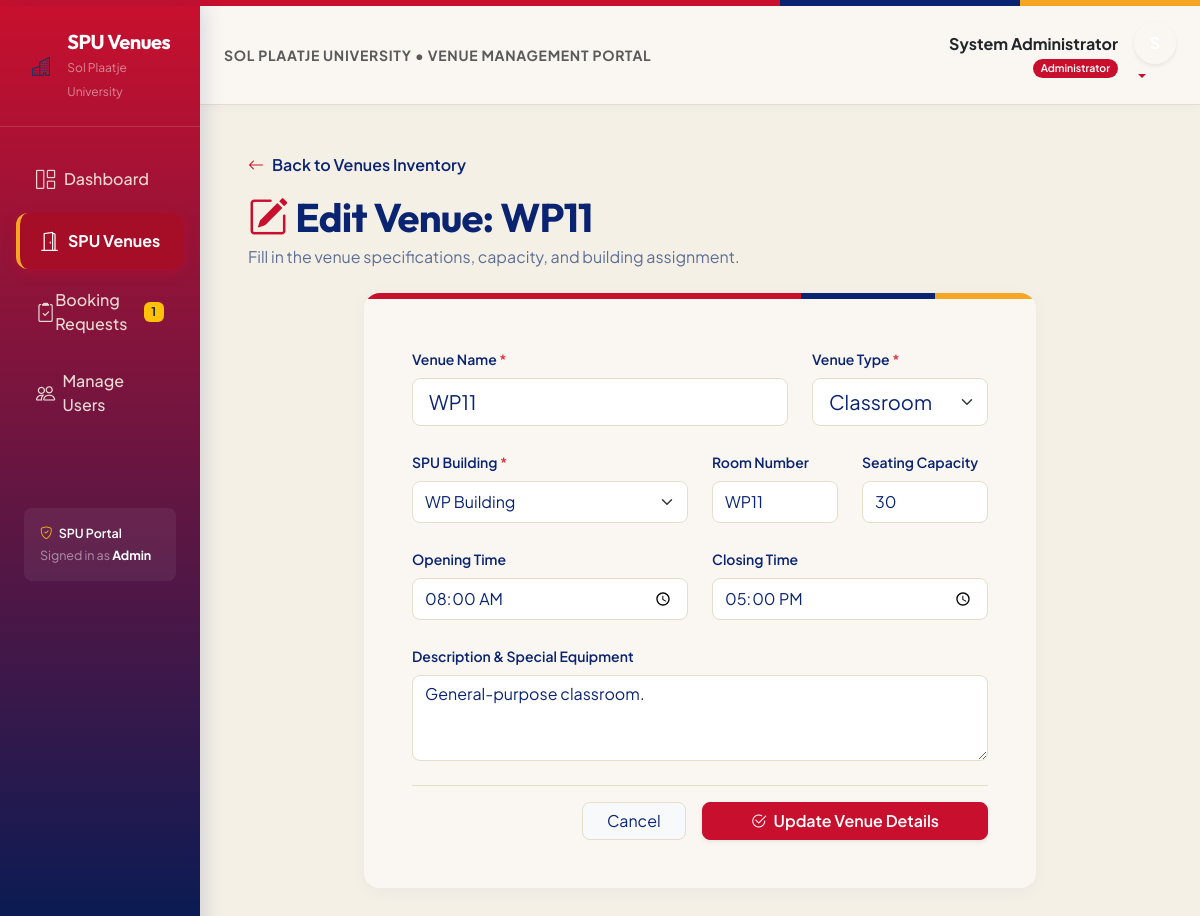
The page /dashboard/resources/4/edit/ (signed in) on the database its author committed.
### users/models.py (models this page shows, shortened)
class User(AbstractBaseUser, PermissionsMixin):
    ROLE_CHOICES = (
        ('admin', 'Admin'),
        ('lecturer', 'Lecturer'),
        ('student_leader', 'Student Leader'),
    )
    LEADERSHIP_ROLE_CHOICES = (
        ('peer_mentor', 'Peer Mentor'),
        ('tutor', 'Tutor'),
        ('house_committee', 'House Committee'),
        ('sub_warden', 'Sub Warden'),
        ('wellness_warrior', 'Wellness Warrior'),
        ('society_leader', 'Society Leader'),
        ('src', 'SRC Representative'),
    )
    full_name = models.CharField(max_length=100)
    student_number = models.CharField(max_length=30, unique=True, null=True, blank=True)
    email = models.EmailField(unique=True, max_length=255)
    phone_number = models.CharField(max_length=30, blank=True)
    role = models.CharField(max_length=20, choices=ROLE_CHOICES, default='student_leader')
    leadership_role = models.CharField(max_length=30, choices=LEADERSHIP_ROLE_CHOICES, blank=True)
    reset_token = models.CharField(max_length=100, blank=True, null=True)
    created_at = models.DateTimeField(default=timezone.now)
    is_active = models.BooleanField(default=True)
    is_staff = models.BooleanField(default=False)
    objects = UserManager()
    USERNAME_FIELD = 'email'
    REQUIRED_FIELDS = ['full_name']
    class Meta:
        db_table = 'users'
        ordering = ['-created_at']

### resources/models.py (models this page shows, shortened)
class Resource(models.Model):
    TYPE_CHOICES = (
        ('Laboratory', 'Laboratory'),
        ('Classroom', 'Classroom'),
        ('Lecture Hall', 'Lecture Hall'),
        ('Auditorium', 'Auditorium'),
        ('Tutorial Room', 'Tutorial Room'),
        ('Event Venue', 'Event Venue'),
        ('Computer Lab', 'Computer Lab'),
    )
    name = models.CharField(max_length=150)
    building = models.ForeignKey(Building, on_delete=models.CASCADE, related_name='venues', null=True, blank=True)
    room_number = models.CharField(max_length=50, blank=True, default='')
    venue_type = models.CharField(max_length=50, choices=TYPE_CHOICES, default='Classroom', db_index=True)
    capacity = models.PositiveIntegerField(null=True, blank=True)
    description = models.TextField(null=True, blank=True)
    opening_time = models.TimeField(default=time(8, 0))
    closing_time = models.TimeField(default=time(17, 0))
    manager_id = models.CharField(max_length=100, default='22222222-2222-2222-2222-222222222222')
    created_at = models.DateTimeField(default=timezone.now)
    class Meta:
        db_table = 'venues'
        ordering = ['building', 'name']

class Building(models.Model):
    campus_id = models.IntegerField(default=1)
    name = models.CharField(max_length=100)
    class Meta:
        db_table = 'buildings'
        ordering = ['id']

### dashboard_app/views.py (the view, shortened to what this page needs)
# urls.py: path('resources/<int:resource_id>/edit/', views.dashboard_resources_edit, name='resources_edit'),
@login_required
def dashboard_resources_edit(request, resource_id):
    if request.user.role != 'admin' and not request.user.is_superuser:
        messages.error(request, 'Only administrators can edit SPU venues.')
        return redirect('dashboard:resources')
    resource = get_object_or_404(Resource, id=resource_id)
    return render(request, 'dashboard/resource_form.html', {
        'mode': 'edit',
        'resource': resource,
        'buildings': Building.objects.all(),
        'type_choices': Resource.TYPE_CHOICES,
    })

### dashboard_app/templates/dashboard/resource_form.html (shortened to what this page needs)
{% extends "base.html" %}
{% block content %}
<div class="mb-4">
    <a href="{% url 'dashboard:resources' %}" class="text-decoration-none d-inline-flex align-items-center mb-3 fw-semibold" style="color: var(--spu-navy);">
        <i class="bi bi-arrow-left me-2" style="color: var(--spu-red);"></i> Back to Venues Inventory
    </a>
    <h1 class="fw-bold mb-1" style="color: var(--spu-navy);">
        {% if mode == 'create' %}
            <i class="bi bi-plus-circle me-2" style="color: var(--spu-red);"></i>Add New SPU Venue
        {% else %}
            <i class="bi bi-pencil-square me-2" style="color: var(--spu-red);"></i>Edit Venue: {{ resource.name }}
        {% endif %}
    </h1>
    <p class="text-muted mb-0" style="color: var(--spu-text-muted) !important;">Fill in the venue specifications, capacity, and building assignment.</p>
</div>
<div class="row justify-content-center">
    <div class="col-lg-9">
        <div class="card spu-card overflow-hidden border-0">
            <div class="spu-brand-ribbon"></div>
            <div class="card-body p-4 p-md-5" style="background: var(--spu-card-bg);">
                <form method="POST">
                    <div class="row g-4 mb-4">
                        <div class="col-md-8">
                            <label class="form-label fw-semibold small" style="color: var(--spu-navy);">Venue Name <span class="text-danger">*</span></label>
                            <input type="text" name="name" class="form-control form-control-lg rounded-3" placeholder="e.g. WP5 (Geo Lab) / Auditorium 1 (001)"
                                value="{% if mode == 'edit' %}{{ resource.name }}{% endif %}" required>
                        </div>
                        <div class="col-md-4">
                            <label class="form-label fw-semibold small" style="color: var(--spu-navy);">Venue Type <span class="text-danger">*</span></label>
                            <select name="venue_type" class="form-select form-select-lg rounded-3" required>
                                {% for val, label in type_choices %}
                                <option value="{{ val }}" {% if mode == 'edit' and resource.venue_type == val %}selected{% endif %}>{{ label }}</option>
                                {% endfor %}
                            </select>
                        </div>
                    </div>
                    <div class="row g-4 mb-4">
                        <div class="col-md-6">
                            <label class="form-label fw-semibold small" style="color: var(--spu-navy);">SPU Building <span class="text-danger">*</span></label>
                            <select name="building" class="form-select rounded-3 py-2" required>
                                {% for b in buildings %}
                                <option value="{{ b.id }}" {% if mode == 'edit' and resource.building_id == b.id %}selected{% endif %}>{{ b.name }}</option>
                                {% endfor %}
                            </select>
                        </div>
                        <div class="col-md-3">
                            <label class="form-label fw-semibold small" style="color: var(--spu-navy);">Room Number</label>
                            <input type="text" name="room_number" class="form-control rounded-3 py-2" placeholder="e.g. WP5, C015, HUM-A1"
                                value="{% if mode == 'edit' %}{{ resource.room_number|default:'' }}{% endif %}">
                        </div>
                        <div class="col-md-3">
                            <label class="form-label fw-semibold small" style="color: var(--spu-navy);">Seating Capacity</label>
                            <input type="number" name="capacity" min="1" class="form-control rounded-3 py-2" placeholder="e.g. 80"
                                value="{% if mode == 'edit' %}{{ resource.capacity|default:'' }}{% endif %}">
                        </div>
                    </div>
                    <div class="row g-4 mb-4">
                        <div class="col-md-6">
                            <label class="form-label fw-semibold small" style="color: var(--spu-navy);">Opening Time</label>
                            <input type="time" name="opening_time" class="form-control rounded-3 py-2"
                                value="{% if mode == 'edit' %}{{ resource.opening_time|time:'H:i' }}{% else %}07:30{% endif %}">
                        </div>
                        <div class="col-md-6">
                            <label class="form-label fw-semibold small" style="color: var(--spu-navy);">Closing Time</label>
                            <input type="time" name="closing_time" class="form-control rounded-3 py-2"
                                value="{% if mode == 'edit' %}{{ resource.closing_time|time:'H:i' }}{% else %}21:00{% endif %}">
                        </div>
                    </div>
                    <div class="mb-4">
                        <label class="form-label fw-semibold small" style="color: var(--spu-navy);">Description & Special Equipment</label>
                        <textarea name="description" class="form-control rounded-3" rows="3"
                            placeholder="e.g. Equipped with 4K projector, HDMI hookups, smart podium, wheelchair access...">{% if mode == 'edit' %}{{ resource.description }}{% endif %}</textarea>
                    </div>
                    <div class="d-flex gap-3 justify-content-end pt-3 border-top" style="border-color: var(--spu-border) !important;">
                        <a href="{% url 'dashboard:resources' %}" class="btn btn-light border rounded-3 px-4" style="border-color: var(--spu-border) !important; color: var(--spu-navy);">Cancel</a>
                        <button type="submit" class="btn btn-spu-primary rounded-3 px-5 fw-semibold shadow-sm">
                            <i class="bi bi-check2-circle me-1"></i>
                            {% if mode == 'create' %}Save SPU Venue{% else %}Update Venue Details{% endif %}
                        </button>
                    </div>
                </form>
            </div>
        </div>
    </div>
</div>
{% endblock %}

### templates/base.html (shortened to what this page needs)
{% load static %}
<!DOCTYPE html>
<html lang="en">
<head>
    <link href="https://cdn.jsdelivr.net/npm/bootstrap@5.3.2/dist/css/bootstrap.min.css" rel="stylesheet">
    <link href="https://cdn.jsdelivr.net/npm/bootstrap-icons@1.11.3/font/bootstrap-icons.css" rel="stylesheet">
</head>
<body>
    <div class="spu-brand-ribbon"></div>
    {% if user.is_authenticated %}
    <div class="container-fluid">
        <div class="row">
            <nav class="col-md-3 col-lg-2 d-md-block sidebar collapse show px-0 py-4">
                <div class="px-4 mb-4 brand-container pb-4">
                    <div class="d-flex align-items-center gap-2">
                        <div class="rounded-3 bg-warning text-primary d-flex align-items-center justify-content-center fw-bold" style="width: 38px; height: 38px; font-size: 1.2rem; background-color: var(--spu-gold) !important; color: var(--spu-blue) !important;">
                            <i class="bi bi-buildings"></i>
                        </div>
                        <div>
                            <h5 class="text-white mb-0 fw-bold" style="letter-spacing: -0.5px;">SPU Venues</h5>
                            <small class="text-white-50" style="font-size: 0.75rem;">Sol Plaatje University</small>
                        </div>
                    </div>
                </div>
                <ul class="nav flex-column px-3">
                    <li class="nav-item">
                        <a class="nav-link {% if request.resolver_match.url_name == 'home' %}active{% endif %}" href="{% url 'dashboard:home' %}">
                            <i class="bi bi-grid-1x2"></i> Dashboard
                        </a>
                    </li>
                    <li class="nav-item">
                        <a class="nav-link {% if 'resources' in request.resolver_match.url_name %}active{% endif %}" href="{% url 'dashboard:resources' %}">
                            <i class="bi bi-door-open"></i> SPU Venues
                        </a>
                    </li>
                    {% if user.role == 'admin' %}
                    <li class="nav-item">
                        <a class="nav-link {% if 'requests' in request.resolver_match.url_name %}active{% endif %}" href="{% url 'dashboard:booking_requests' %}">
                            <i class="bi bi-clipboard2-check"></i> Booking Requests
                            {% if pending_booking_count %}
                            <span class="badge bg-warning text-dark ms-auto fw-bold">{{ pending_booking_count }}</span>
                            {% endif %}
                        </a>
                    </li>
                    <li class="nav-item">
                        <a class="nav-link {% if 'users' in request.resolver_match.url_name %}active{% endif %}" href="{% url 'dashboard:users' %}">
                            <i class="bi bi-people"></i> Manage Users
                        </a>
                    </li>
                    {% endif %}
                </ul>
                <div class="px-4 mt-5 pt-4 text-white-50" style="font-size: 0.78rem;">
                    <div class="p-3 rounded-3" style="background: rgba(255,255,255,0.06);">
                        <div class="fw-semibold text-white mb-1"><i class="bi bi-shield-check me-1 text-warning"></i> SPU Portal</div>
                        <div>Signed in as <strong class="text-white">{{ user.get_role_display }}</strong></div>
                    </div>
                </div>
            </nav>
            <main class="col-md-9 ms-sm-auto col-lg-10 px-0">
                <nav class="navbar navbar-expand-lg top-navbar px-4 py-3">
                    <div class="container-fluid px-0">
                        <div class="d-flex align-items-center">
                            <span class="fw-bold text-muted small text-uppercase" style="letter-spacing: 0.05em;">
                                Sol Plaatje University &bull; Venue Management Portal
                            </span>
                        </div>
                        <div class="ms-auto d-flex align-items-center gap-3">
                            <div class="text-end d-none d-sm-block">
                                <div class="fw-bold text-dark">{{ user.full_name }}</div>
                                <div class="small">
                                    {% if user.role == 'admin' %}
                                        <span class="badge badge-role-admin rounded-pill px-2 py-1">Administrator</span>
                                    {% elif user.role == 'lecturer' %}
                                        <span class="badge badge-role-lecturer rounded-pill px-2 py-1">Lecturer</span>
                                    {% else %}
                                        <span class="badge badge-role-student rounded-pill px-2 py-1">Student Leader</span>
                                    {% endif %}
                                </div>
                            </div>
                            <div class="dropdown">
                                <a href="#" class="d-block text-decoration-none dropdown-toggle" data-bs-toggle="dropdown" aria-expanded="false">
                                    <div class="rounded-circle text-white d-flex align-items-center justify-content-center fw-bold shadow-sm" style="width:42px; height:42px; background: var(--spu-blue); border: 2px solid var(--spu-gold);">
                                    </div>
                                </a>
                            </div>
                        </div>
                    </div>
                </nav>
                <div class="p-4 p-md-5">
                    {% block content %}{% endblock %}
                </div>
            </main>
        </div>
    </div>
    {% else %}
        {% block auth_content %}{% endblock %}
    {% endif %}
</body>
</html>

### rows shown on the page
User: role "Admin", full_name "System Administrator"
Resource: name "WP11", venue_type "Classroom", building "WP Building", room_number "WP11", capacity "30", opening_time "08:00", closing_time "17:00", description "General-purpose classroom."

### other values the page prints
{{ pending_booking_count }} "1"
